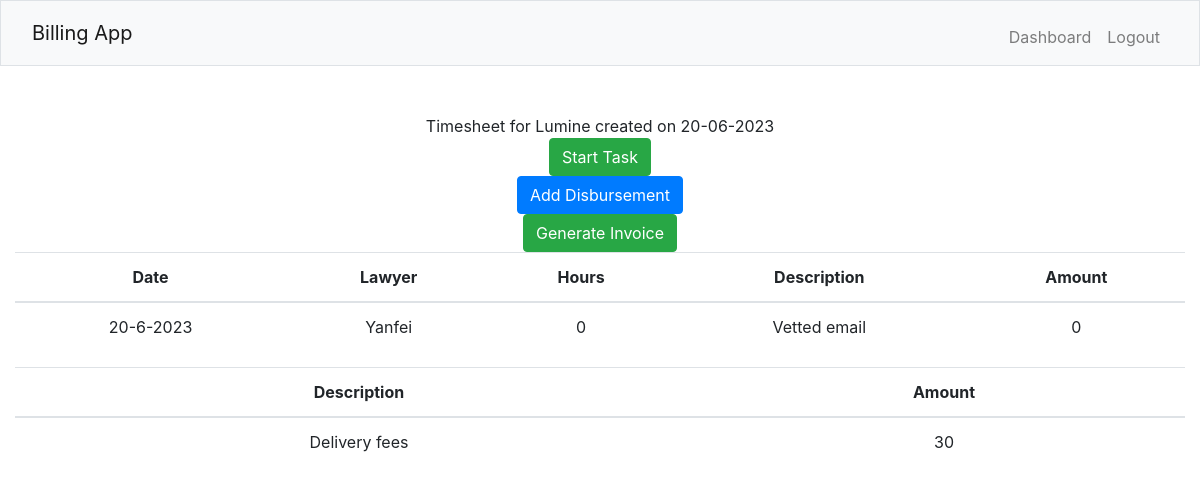
The page /timesheets/2 (signed in) on the database its author committed.
### tables this page shows
CREATE TABLE clients(id INTEGER PRIMARY KEY AUTOINCREMENT NOT NULL, name TEXT NOT NULL, email TEXT NOT NULL, in_progress INTEGER NOT NULL DEFAULT 0, payment_pending INTEGER NOT NULL DEFAULT 0, payment_received INTEGER NOT NULL DEFAULT 0);

CREATE TABLE timesheets(id INTEGER PRIMARY KEY AUTOINCREMENT NOT NULL, client_id INTEGER NOT NULL, status INTEGER NOT NULL, created DATETIME NOT NULL, FOREIGN KEY (client_id) REFERENCES clients(id), FOREIGN KEY (status) REFERENCES status_list(id));

CREATE TABLE tasks(id INTEGER PRIMARY KEY AUTOINCREMENT NOT NULL, user_id INTEGER NOT NULL, client_id INTEGER NOT NULL, timesheet_id INTEGER NOT NULL, datetime DATETIME NOT NULL, duration NUMERIC NOT NULL, description TEXT NOT NULL, amount NUMERIC NOT NULL, FOREIGN KEY (user_id) REFERENCES users(id), FOREIGN KEY (client_id) REFERENCES clients(id), FOREIGN KEY (timesheet_id) REFERENCES timesheets(id));

CREATE TABLE users (id INTEGER PRIMARY KEY AUTOINCREMENT NOT NULL, name TEXT NOT NULL, email TEXT NOT NULL, hash BLOB NOT NULL, rate NUMERIC NOT NULL DEFAULT (0));

CREATE TABLE disbursements (id INTEGER PRIMARY KEY AUTOINCREMENT NOT NULL, timesheet_id INTEGER NOT NULL, description TEXT NOT NULL, amount NUMERIC NOT NULL, FOREIGN KEY (timesheet_id) REFERENCES timesheets(id));

### app.py (the view)
@app.route("/timesheets/<id>", methods=["GET"])
@login_required
def timesheet(id):
    connection = sqlite3.connect("database.db")
    connection.row_factory = sqlite3.Row
    cursor = connection.cursor()
    timesheet = cursor.execute("SELECT * FROM timesheets WHERE id = ?", [id]).fetchone()
    client_id = timesheet["client_id"]
    user_id = session["user_id"]
    rel = cursor.execute("SELECT * FROM users_clients WHERE user_id = ? AND client_id = ?", [user_id, client_id]).fetchall()
    if len(rel) != 0:
        client = cursor.execute("SELECT * FROM clients WHERE id = ?", [client_id]).fetchone()
        rows = cursor.execute("SELECT * FROM tasks WHERE timesheet_id = ?", [id]).fetchall()
        tasks = []
        for row in rows:
            task = {}
            lawyer_info = cursor.execute("SELECT * FROM users WHERE id = ?", [row["user_id"]]).fetchone()
            task["lawyer"] = lawyer_info["name"]
            task["datetime"] = row["datetime"]
            task["description"] = row["description"]
            task["duration"] = row["duration"]
            task["amount"] = row["amount"]
            tasks.append(task)
        d_rows = cursor.execute("SELECT * FROM disbursements WHERE timesheet_id = ?", [id]).fetchall()
        disbursements = []
        for d_row in d_rows:
            disbursement = {}
            disbursement["description"] = d_row["description"]
            disbursement["amount"] = d_row["amount"]
            disbursements.append(disbursement)
        connection.close()
        return render_template("timesheet.html", timesheet=timesheet, client=client, tasks=tasks, disbursements=disbursements)
    else:
        flash("You are not authorised to view this timesheet!")
        return redirect(url_for("home"))

### helpers.py (called while the page is built)
def login_required(f):
    @wraps(f)
    def decorated_function(*args, **kwargs):
        if session.get("user_id") is None:
            return redirect("/login")
        return f(*args, **kwargs)
    return decorated_function

### templates/timesheet.html (shortened to what this page needs)
{% extends "layout.html" %}
{% block main %}
    <div>
        Timesheet for {{ client["name"] }} created on {{ timesheet["created"] }}
    </div>
    <div id="start-task-view">
        <button type="button" class="btn btn-success" data-bs-toggle="modal" data-bs-target="#startTaskModal">
            Start Task
        </button>
    </div>
    <button type="button" class="btn btn-primary" data-bs-toggle="modal" data-bs-target="#addDisbursementModal">
        Add Disbursement
    </button>
    <div id="generate-invoice-view">
        <button type="button" class="btn btn-success" data-bs-toggle="modal" data-bs-target="#generateInvoiceModal">
            Generate Invoice
        </button>
    </div>
    <table class="table">
        <thead>
            <tr>
                <th scope="col">Date</th>
                <th scope="col">Lawyer</th>
                <th scope="col">Hours</th>
                <th scope="col">Description</th>
                <th scope="col">Amount</th>
            </tr>
        </thead>
        <tbody>
            {% for task in tasks %}
                <tr>
                    <td>{{ task["datetime"] }}</td>
                    <td>{{ task["lawyer"] }}</td>
                    <td>{{ task["duration"] }}</td>
                    <td>{{ task["description"] }}</td>
                    <td>{{ task["amount"] }}</td>
                </tr>
            {% endfor %}
        </tbody>
    </table>
    <table class="table">
        <thead>
            <tr>
                <th scope="col">Description</th>
                <th scope="col">Amount</th>
            </tr>
        </thead>
        <tbody>
            {% for disbursement in disbursements %}
                <tr>
                    <td>{{ disbursement["description"] }}</td>
                    <td>{{ disbursement["amount"] }}</td>
                </tr>
            {% endfor %}
        </tbody>
    </table>
{% endblock %}

### rows shown on the page
clients: name "Lumine"
timesheets: created "20-06-2023"
tasks: datetime "20-6-2023", description "Vetted email"
users: lawyer "Yanfei"
disbursements: description "Delivery fees", amount "30"

### other values the page prints
{{ task["duration"] }} "0"
{{ task["amount"] }} "0"
